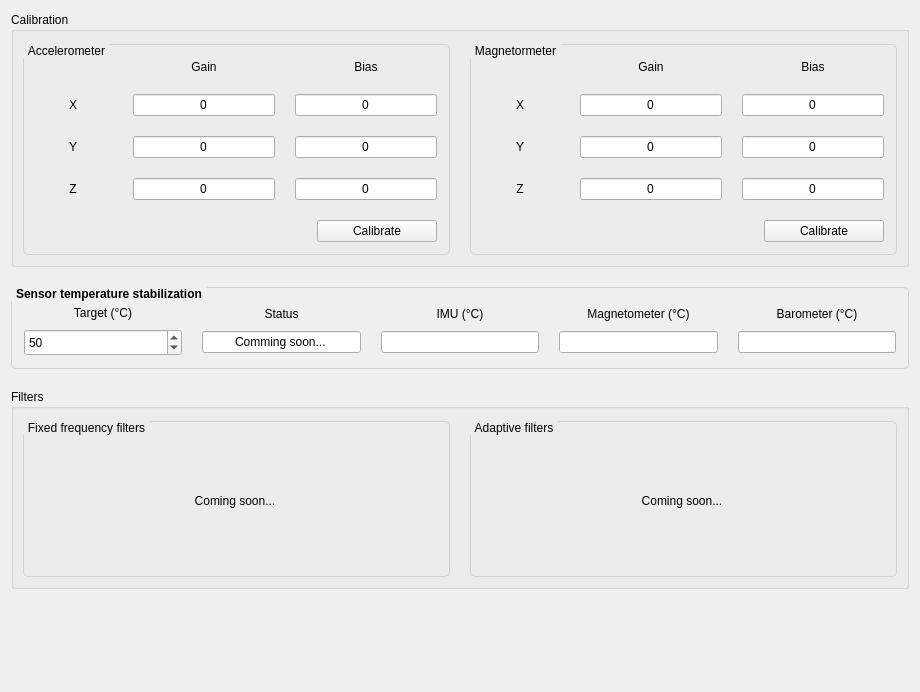
<?xml version="1.0" encoding="UTF-8"?>
<ui version="4.0">
 <class>ui_sensors</class>
 <widget class="QWidget" name="ui_sensors">
  <property name="geometry">
   <rect>
    <x>0</x>
    <y>0</y>
    <width>920</width>
    <height>692</height>
   </rect>
  </property>
  <property name="windowTitle">
   <string>Form</string>
  </property>
  <layout class="QVBoxLayout" name="verticalLayout">
   <property name="spacing">
    <number>20</number>
   </property>
   <property name="topMargin">
    <number>12</number>
   </property>
   <item>
    <layout class="QHBoxLayout" name="horizontalLayout">
     <property name="spacing">
      <number>20</number>
     </property>
     <item>
      <widget class="QGroupBox" name="groupBox_2">
       <property name="font">
        <font>
         <weight>50</weight>
         <bold>false</bold>
        </font>
       </property>
       <property name="styleSheet">
        <string notr="true"/>
       </property>
       <property name="title">
        <string>Calibration</string>
       </property>
       <layout class="QHBoxLayout" name="horizontalLayout_3">
        <property name="spacing">
         <number>20</number>
        </property>
        <property name="topMargin">
         <number>12</number>
        </property>
        <item>
         <widget class="QGroupBox" name="groupBox_3">
          <property name="font">
           <font>
            <weight>50</weight>
            <bold>false</bold>
           </font>
          </property>
          <property name="styleSheet">
           <string notr="true">QGroupBox { 
  border: 1px solid lightgray; 
  border-radius: 5px;
  margin-top: 1ex;
}

QGroupBox::title {
    subcontrol-origin: margin;
    subcontrol-position: top left;
    padding: 0 3px;
}</string>
          </property>
          <property name="title">
           <string>Accelerometer</string>
          </property>
          <layout class="QVBoxLayout" name="verticalLayout_4">
           <property name="spacing">
            <number>20</number>
           </property>
           <property name="topMargin">
            <number>15</number>
           </property>
           <property name="rightMargin">
            <number>12</number>
           </property>
           <property name="bottomMargin">
            <number>12</number>
           </property>
           <item>
            <layout class="QHBoxLayout" name="horizontalLayout_7">
             <item>
              <widget class="QLabel" name="label_5">
               <property name="maximumSize">
                <size>
                 <width>80</width>
                 <height>16777215</height>
                </size>
               </property>
               <property name="text">
                <string/>
               </property>
              </widget>
             </item>
             <item>
              <widget class="QLabel" name="label_6">
               <property name="maximumSize">
                <size>
                 <width>16777215</width>
                 <height>20</height>
                </size>
               </property>
               <property name="text">
                <string>Gain</string>
               </property>
               <property name="alignment">
                <set>Qt::AlignCenter</set>
               </property>
              </widget>
             </item>
             <item>
              <widget class="QLabel" name="label_4">
               <property name="maximumSize">
                <size>
                 <width>16777215</width>
                 <height>20</height>
                </size>
               </property>
               <property name="text">
                <string>Bias</string>
               </property>
               <property name="alignment">
                <set>Qt::AlignCenter</set>
               </property>
              </widget>
             </item>
            </layout>
           </item>
           <item>
            <layout class="QHBoxLayout" name="horizontalLayout_5">
             <item>
              <widget class="QLabel" name="label_11">
               <property name="minimumSize">
                <size>
                 <width>80</width>
                 <height>0</height>
                </size>
               </property>
               <property name="maximumSize">
                <size>
                 <width>80</width>
                 <height>16777215</height>
                </size>
               </property>
               <property name="text">
                <string>X</string>
               </property>
               <property name="alignment">
                <set>Qt::AlignCenter</set>
               </property>
              </widget>
             </item>
             <item>
              <widget class="QLineEdit" name="lineEdit">
               <property name="text">
                <string>0</string>
               </property>
               <property name="alignment">
                <set>Qt::AlignCenter</set>
               </property>
               <property name="readOnly">
                <bool>true</bool>
               </property>
              </widget>
             </item>
             <item>
              <widget class="QLineEdit" name="lineEdit_2">
               <property name="text">
                <string>0</string>
               </property>
               <property name="alignment">
                <set>Qt::AlignCenter</set>
               </property>
               <property name="readOnly">
                <bool>true</bool>
               </property>
              </widget>
             </item>
            </layout>
           </item>
           <item>
            <layout class="QHBoxLayout" name="horizontalLayout_6">
             <item>
              <widget class="QLabel" name="label_12">
               <property name="minimumSize">
                <size>
                 <width>80</width>
                 <height>0</height>
                </size>
               </property>
               <property name="maximumSize">
                <size>
                 <width>80</width>
                 <height>16777215</height>
                </size>
               </property>
               <property name="text">
                <string>Y</string>
               </property>
               <property name="alignment">
                <set>Qt::AlignCenter</set>
               </property>
              </widget>
             </item>
             <item>
              <widget class="QLineEdit" name="lineEdit_4">
               <property name="text">
                <string>0</string>
               </property>
               <property name="alignment">
                <set>Qt::AlignCenter</set>
               </property>
               <property name="readOnly">
                <bool>true</bool>
               </property>
              </widget>
             </item>
             <item>
              <widget class="QLineEdit" name="lineEdit_3">
               <property name="text">
                <string>0</string>
               </property>
               <property name="alignment">
                <set>Qt::AlignCenter</set>
               </property>
               <property name="readOnly">
                <bool>true</bool>
               </property>
              </widget>
             </item>
            </layout>
           </item>
           <item>
            <layout class="QHBoxLayout" name="horizontalLayout_8">
             <item>
              <widget class="QLabel" name="label_3">
               <property name="minimumSize">
                <size>
                 <width>80</width>
                 <height>0</height>
                </size>
               </property>
               <property name="maximumSize">
                <size>
                 <width>80</width>
                 <height>16777215</height>
                </size>
               </property>
               <property name="text">
                <string>Z</string>
               </property>
               <property name="alignment">
                <set>Qt::AlignCenter</set>
               </property>
              </widget>
             </item>
             <item>
              <widget class="QLineEdit" name="lineEdit_6">
               <property name="text">
                <string>0</string>
               </property>
               <property name="alignment">
                <set>Qt::AlignCenter</set>
               </property>
               <property name="readOnly">
                <bool>true</bool>
               </property>
              </widget>
             </item>
             <item>
              <widget class="QLineEdit" name="lineEdit_5">
               <property name="text">
                <string>0</string>
               </property>
               <property name="alignment">
                <set>Qt::AlignCenter</set>
               </property>
               <property name="readOnly">
                <bool>true</bool>
               </property>
              </widget>
             </item>
            </layout>
           </item>
           <item>
            <layout class="QHBoxLayout" name="horizontalLayout_13">
             <item>
              <spacer name="horizontalSpacer">
               <property name="orientation">
                <enum>Qt::Horizontal</enum>
               </property>
               <property name="sizeHint" stdset="0">
                <size>
                 <width>40</width>
                 <height>20</height>
                </size>
               </property>
              </spacer>
             </item>
             <item>
              <widget class="QPushButton" name="pushButton">
               <property name="minimumSize">
                <size>
                 <width>120</width>
                 <height>0</height>
                </size>
               </property>
               <property name="text">
                <string>Calibrate</string>
               </property>
              </widget>
             </item>
            </layout>
           </item>
          </layout>
         </widget>
        </item>
        <item>
         <widget class="QGroupBox" name="groupBox_4">
          <property name="styleSheet">
           <string notr="true">QGroupBox { 
  border: 1px solid lightgray; 
  border-radius: 5px;
  margin-top: 1ex;
}

QGroupBox::title {
    subcontrol-origin: margin;
    subcontrol-position: top left;
    padding: 0 3px;
}</string>
          </property>
          <property name="title">
           <string>Magnetormeter</string>
          </property>
          <layout class="QVBoxLayout" name="verticalLayout_5">
           <property name="spacing">
            <number>20</number>
           </property>
           <property name="topMargin">
            <number>15</number>
           </property>
           <property name="rightMargin">
            <number>12</number>
           </property>
           <property name="bottomMargin">
            <number>12</number>
           </property>
           <item>
            <layout class="QHBoxLayout" name="horizontalLayout_9">
             <item>
              <widget class="QLabel" name="label_10">
               <property name="maximumSize">
                <size>
                 <width>80</width>
                 <height>16777215</height>
                </size>
               </property>
               <property name="text">
                <string/>
               </property>
              </widget>
             </item>
             <item>
              <widget class="QLabel" name="label_9">
               <property name="maximumSize">
                <size>
                 <width>16777215</width>
                 <height>20</height>
                </size>
               </property>
               <property name="text">
                <string>Gain</string>
               </property>
               <property name="alignment">
                <set>Qt::AlignCenter</set>
               </property>
              </widget>
             </item>
             <item>
              <widget class="QLabel" name="label_8">
               <property name="maximumSize">
                <size>
                 <width>16777215</width>
                 <height>20</height>
                </size>
               </property>
               <property name="text">
                <string>Bias</string>
               </property>
               <property name="alignment">
                <set>Qt::AlignCenter</set>
               </property>
              </widget>
             </item>
            </layout>
           </item>
           <item>
            <layout class="QHBoxLayout" name="horizontalLayout_10">
             <item>
              <widget class="QLabel" name="label_14">
               <property name="minimumSize">
                <size>
                 <width>80</width>
                 <height>0</height>
                </size>
               </property>
               <property name="maximumSize">
                <size>
                 <width>80</width>
                 <height>16777215</height>
                </size>
               </property>
               <property name="text">
                <string>X</string>
               </property>
               <property name="alignment">
                <set>Qt::AlignCenter</set>
               </property>
              </widget>
             </item>
             <item>
              <widget class="QLineEdit" name="lineEdit_8">
               <property name="text">
                <string>0</string>
               </property>
               <property name="alignment">
                <set>Qt::AlignCenter</set>
               </property>
               <property name="readOnly">
                <bool>true</bool>
               </property>
              </widget>
             </item>
             <item>
              <widget class="QLineEdit" name="lineEdit_7">
               <property name="text">
                <string>0</string>
               </property>
               <property name="alignment">
                <set>Qt::AlignCenter</set>
               </property>
               <property name="readOnly">
                <bool>true</bool>
               </property>
              </widget>
             </item>
            </layout>
           </item>
           <item>
            <layout class="QHBoxLayout" name="horizontalLayout_12">
             <item>
              <widget class="QLabel" name="label_15">
               <property name="minimumSize">
                <size>
                 <width>80</width>
                 <height>0</height>
                </size>
               </property>
               <property name="maximumSize">
                <size>
                 <width>80</width>
                 <height>16777215</height>
                </size>
               </property>
               <property name="text">
                <string>Y</string>
               </property>
               <property name="alignment">
                <set>Qt::AlignCenter</set>
               </property>
              </widget>
             </item>
             <item>
              <widget class="QLineEdit" name="lineEdit_10">
               <property name="text">
                <string>0</string>
               </property>
               <property name="alignment">
                <set>Qt::AlignCenter</set>
               </property>
               <property name="readOnly">
                <bool>true</bool>
               </property>
              </widget>
             </item>
             <item>
              <widget class="QLineEdit" name="lineEdit_9">
               <property name="text">
                <string>0</string>
               </property>
               <property name="alignment">
                <set>Qt::AlignCenter</set>
               </property>
               <property name="readOnly">
                <bool>true</bool>
               </property>
              </widget>
             </item>
            </layout>
           </item>
           <item>
            <layout class="QHBoxLayout" name="horizontalLayout_11">
             <item>
              <widget class="QLabel" name="label_7">
               <property name="minimumSize">
                <size>
                 <width>80</width>
                 <height>0</height>
                </size>
               </property>
               <property name="maximumSize">
                <size>
                 <width>80</width>
                 <height>16777215</height>
                </size>
               </property>
               <property name="text">
                <string>Z</string>
               </property>
               <property name="alignment">
                <set>Qt::AlignCenter</set>
               </property>
              </widget>
             </item>
             <item>
              <widget class="QLineEdit" name="lineEdit_12">
               <property name="text">
                <string>0</string>
               </property>
               <property name="alignment">
                <set>Qt::AlignCenter</set>
               </property>
               <property name="readOnly">
                <bool>true</bool>
               </property>
              </widget>
             </item>
             <item>
              <widget class="QLineEdit" name="lineEdit_11">
               <property name="text">
                <string>0</string>
               </property>
               <property name="alignment">
                <set>Qt::AlignCenter</set>
               </property>
               <property name="readOnly">
                <bool>true</bool>
               </property>
              </widget>
             </item>
            </layout>
           </item>
           <item>
            <layout class="QHBoxLayout" name="horizontalLayout_14">
             <item>
              <spacer name="horizontalSpacer_2">
               <property name="orientation">
                <enum>Qt::Horizontal</enum>
               </property>
               <property name="sizeHint" stdset="0">
                <size>
                 <width>40</width>
                 <height>20</height>
                </size>
               </property>
              </spacer>
             </item>
             <item>
              <widget class="QPushButton" name="pushButton_2">
               <property name="minimumSize">
                <size>
                 <width>120</width>
                 <height>0</height>
                </size>
               </property>
               <property name="text">
                <string>Calibrate</string>
               </property>
              </widget>
             </item>
            </layout>
           </item>
          </layout>
         </widget>
        </item>
       </layout>
      </widget>
     </item>
    </layout>
   </item>
   <item>
    <widget class="QGroupBox" name="groupBox_6">
     <property name="font">
      <font>
       <weight>75</weight>
       <bold>true</bold>
      </font>
     </property>
     <property name="styleSheet">
      <string notr="true">QGroupBox { 
  border: 1px solid lightgray; 
  border-radius: 5px;
  margin-top: 1ex;
}

QGroupBox::title {
    subcontrol-origin: margin;
    subcontrol-position: top left;
    padding: 0 3px;
}</string>
     </property>
     <property name="title">
      <string>Sensor temperature stabilization</string>
     </property>
     <layout class="QHBoxLayout" name="horizontalLayout_15">
      <property name="spacing">
       <number>20</number>
      </property>
      <property name="leftMargin">
       <number>12</number>
      </property>
      <property name="topMargin">
       <number>15</number>
      </property>
      <property name="rightMargin">
       <number>12</number>
      </property>
      <property name="bottomMargin">
       <number>12</number>
      </property>
      <item>
       <layout class="QVBoxLayout" name="verticalLayout_11">
        <property name="spacing">
         <number>6</number>
        </property>
        <item>
         <widget class="QLabel" name="label_22">
          <property name="minimumSize">
           <size>
            <width>0</width>
            <height>20</height>
           </size>
          </property>
          <property name="text">
           <string>Target (°C)</string>
          </property>
          <property name="alignment">
           <set>Qt::AlignCenter</set>
          </property>
         </widget>
        </item>
        <item>
         <widget class="QSpinBox" name="spinBox">
          <property name="sizePolicy">
           <sizepolicy hsizetype="Expanding" vsizetype="Fixed">
            <horstretch>0</horstretch>
            <verstretch>0</verstretch>
           </sizepolicy>
          </property>
          <property name="minimumSize">
           <size>
            <width>0</width>
            <height>27</height>
           </size>
          </property>
          <property name="maximum">
           <number>70</number>
          </property>
          <property name="singleStep">
           <number>5</number>
          </property>
          <property name="value">
           <number>50</number>
          </property>
         </widget>
        </item>
       </layout>
      </item>
      <item>
       <layout class="QVBoxLayout" name="verticalLayout_6">
        <property name="spacing">
         <number>6</number>
        </property>
        <item>
         <widget class="QLabel" name="label_13">
          <property name="minimumSize">
           <size>
            <width>0</width>
            <height>20</height>
           </size>
          </property>
          <property name="maximumSize">
           <size>
            <width>16777215</width>
            <height>20</height>
           </size>
          </property>
          <property name="text">
           <string>Status</string>
          </property>
          <property name="alignment">
           <set>Qt::AlignCenter</set>
          </property>
         </widget>
        </item>
        <item>
         <widget class="QLineEdit" name="lineEdit_13">
          <property name="text">
           <string>Comming soon...</string>
          </property>
          <property name="alignment">
           <set>Qt::AlignCenter</set>
          </property>
          <property name="readOnly">
           <bool>true</bool>
          </property>
         </widget>
        </item>
       </layout>
      </item>
      <item>
       <layout class="QVBoxLayout" name="verticalLayout_7">
        <property name="spacing">
         <number>6</number>
        </property>
        <item>
         <widget class="QLabel" name="label_16">
          <property name="minimumSize">
           <size>
            <width>0</width>
            <height>20</height>
           </size>
          </property>
          <property name="maximumSize">
           <size>
            <width>16777215</width>
            <height>20</height>
           </size>
          </property>
          <property name="text">
           <string>IMU (°C)</string>
          </property>
          <property name="alignment">
           <set>Qt::AlignCenter</set>
          </property>
         </widget>
        </item>
        <item>
         <widget class="QLineEdit" name="lineEdit_14">
          <property name="alignment">
           <set>Qt::AlignCenter</set>
          </property>
          <property name="readOnly">
           <bool>true</bool>
          </property>
         </widget>
        </item>
       </layout>
      </item>
      <item>
       <layout class="QVBoxLayout" name="verticalLayout_8">
        <property name="spacing">
         <number>6</number>
        </property>
        <item>
         <widget class="QLabel" name="label_17">
          <property name="minimumSize">
           <size>
            <width>0</width>
            <height>20</height>
           </size>
          </property>
          <property name="maximumSize">
           <size>
            <width>16777215</width>
            <height>20</height>
           </size>
          </property>
          <property name="text">
           <string>Magnetometer (°C)</string>
          </property>
          <property name="alignment">
           <set>Qt::AlignCenter</set>
          </property>
         </widget>
        </item>
        <item>
         <widget class="QLineEdit" name="lineEdit_15">
          <property name="alignment">
           <set>Qt::AlignCenter</set>
          </property>
          <property name="readOnly">
           <bool>true</bool>
          </property>
         </widget>
        </item>
       </layout>
      </item>
      <item>
       <layout class="QVBoxLayout" name="verticalLayout_9">
        <property name="spacing">
         <number>6</number>
        </property>
        <item>
         <widget class="QLabel" name="label_18">
          <property name="minimumSize">
           <size>
            <width>0</width>
            <height>20</height>
           </size>
          </property>
          <property name="maximumSize">
           <size>
            <width>16777215</width>
            <height>20</height>
           </size>
          </property>
          <property name="text">
           <string>Barometer (°C)</string>
          </property>
          <property name="alignment">
           <set>Qt::AlignCenter</set>
          </property>
         </widget>
        </item>
        <item>
         <widget class="QLineEdit" name="lineEdit_16">
          <property name="alignment">
           <set>Qt::AlignCenter</set>
          </property>
          <property name="readOnly">
           <bool>true</bool>
          </property>
         </widget>
        </item>
       </layout>
      </item>
     </layout>
    </widget>
   </item>
   <item>
    <layout class="QHBoxLayout" name="horizontalLayout_2">
     <item>
      <widget class="QGroupBox" name="groupBox">
       <property name="minimumSize">
        <size>
         <width>0</width>
         <height>200</height>
        </size>
       </property>
       <property name="font">
        <font>
         <weight>50</weight>
         <bold>false</bold>
        </font>
       </property>
       <property name="styleSheet">
        <string notr="true"/>
       </property>
       <property name="title">
        <string>Filters</string>
       </property>
       <layout class="QHBoxLayout" name="horizontalLayout_4">
        <property name="spacing">
         <number>20</number>
        </property>
        <property name="topMargin">
         <number>12</number>
        </property>
        <item>
         <widget class="QGroupBox" name="groupBox_5">
          <property name="styleSheet">
           <string notr="true">QGroupBox { 
  border: 1px solid lightgray; 
  border-radius: 5px;
  margin-top: 1ex;
}

QGroupBox::title {
    subcontrol-origin: margin;
    subcontrol-position: top left;
    padding: 0 3px;
}</string>
          </property>
          <property name="title">
           <string>Fixed frequency filters</string>
          </property>
          <layout class="QVBoxLayout" name="verticalLayout_2">
           <property name="spacing">
            <number>20</number>
           </property>
           <property name="topMargin">
            <number>15</number>
           </property>
           <property name="rightMargin">
            <number>12</number>
           </property>
           <property name="bottomMargin">
            <number>12</number>
           </property>
           <item>
            <widget class="QLabel" name="label">
             <property name="text">
              <string>Coming soon...</string>
             </property>
             <property name="alignment">
              <set>Qt::AlignCenter</set>
             </property>
            </widget>
           </item>
          </layout>
         </widget>
        </item>
        <item>
         <widget class="QGroupBox" name="groupBox_9">
          <property name="styleSheet">
           <string notr="true">QGroupBox { 
  border: 1px solid lightgray; 
  border-radius: 5px;
  margin-top: 1ex;
}

QGroupBox::title {
    subcontrol-origin: margin;
    subcontrol-position: top left;
    padding: 0 3px;
}</string>
          </property>
          <property name="title">
           <string>Adaptive filters</string>
          </property>
          <layout class="QVBoxLayout" name="verticalLayout_3">
           <property name="spacing">
            <number>20</number>
           </property>
           <property name="topMargin">
            <number>15</number>
           </property>
           <property name="rightMargin">
            <number>12</number>
           </property>
           <property name="bottomMargin">
            <number>12</number>
           </property>
           <item>
            <widget class="QLabel" name="label_2">
             <property name="text">
              <string>Coming soon...</string>
             </property>
             <property name="alignment">
              <set>Qt::AlignCenter</set>
             </property>
            </widget>
           </item>
          </layout>
         </widget>
        </item>
       </layout>
      </widget>
     </item>
    </layout>
   </item>
   <item>
    <spacer name="verticalSpacer">
     <property name="orientation">
      <enum>Qt::Vertical</enum>
     </property>
     <property name="sizeHint" stdset="0">
      <size>
       <width>20</width>
       <height>40</height>
      </size>
     </property>
    </spacer>
   </item>
  </layout>
 </widget>
 <resources/>
 <connections/>
</ui>
